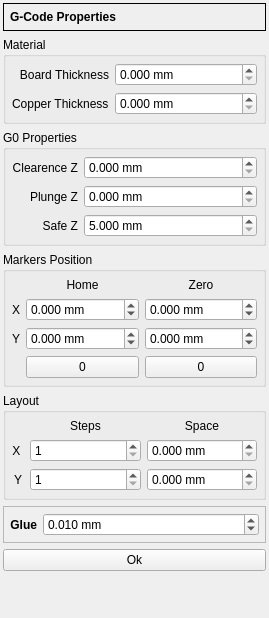
<?xml version="1.0" encoding="UTF-8"?>
<ui version="4.0">
 <class>GCodePropertiesForm</class>
 <widget class="QWidget" name="GCodePropertiesForm">
  <property name="geometry">
   <rect>
    <x>0</x>
    <y>0</y>
    <width>269</width>
    <height>618</height>
   </rect>
  </property>
  <property name="windowTitle">
   <string>Form</string>
  </property>
  <layout class="QVBoxLayout" name="verticalLayout">
   <property name="leftMargin">
    <number>3</number>
   </property>
   <property name="topMargin">
    <number>3</number>
   </property>
   <property name="rightMargin">
    <number>3</number>
   </property>
   <property name="bottomMargin">
    <number>3</number>
   </property>
   <item>
    <widget class="QFrame" name="frame">
     <property name="sizePolicy">
      <sizepolicy hsizetype="Preferred" vsizetype="Fixed">
       <horstretch>0</horstretch>
       <verstretch>0</verstretch>
      </sizepolicy>
     </property>
     <property name="frameShape">
      <enum>QFrame::Panel</enum>
     </property>
     <property name="frameShadow">
      <enum>QFrame::Plain</enum>
     </property>
     <property name="lineWidth">
      <number>1</number>
     </property>
     <property name="midLineWidth">
      <number>0</number>
     </property>
     <layout class="QVBoxLayout" name="verticalLayout_3">
      <property name="leftMargin">
       <number>6</number>
      </property>
      <property name="topMargin">
       <number>6</number>
      </property>
      <property name="rightMargin">
       <number>6</number>
      </property>
      <property name="bottomMargin">
       <number>6</number>
      </property>
      <item>
       <widget class="QLabel" name="label">
        <property name="font">
         <font>
          <bold>true</bold>
         </font>
        </property>
        <property name="text">
         <string>G-Code Properties</string>
        </property>
       </widget>
      </item>
     </layout>
    </widget>
   </item>
   <item>
    <widget class="QGroupBox" name="groupBox_4">
     <property name="title">
      <string>Material</string>
     </property>
     <layout class="QFormLayout" name="formLayout_2">
      <property name="labelAlignment">
       <set>Qt::AlignRight|Qt::AlignTrailing|Qt::AlignVCenter</set>
      </property>
      <property name="leftMargin">
       <number>6</number>
      </property>
      <property name="topMargin">
       <number>6</number>
      </property>
      <property name="rightMargin">
       <number>6</number>
      </property>
      <property name="bottomMargin">
       <number>6</number>
      </property>
      <item row="0" column="0">
       <widget class="QLabel" name="thicknessLabel">
        <property name="text">
         <string>Board Thickness</string>
        </property>
        <property name="alignment">
         <set>Qt::AlignRight|Qt::AlignTrailing|Qt::AlignVCenter</set>
        </property>
       </widget>
      </item>
      <item row="0" column="1">
       <widget class="DoubleSpinBox" name="dsbxThickness">
        <property name="suffix">
         <string> mm</string>
        </property>
        <property name="decimals">
         <number>3</number>
        </property>
        <property name="maximum">
         <double>100.000000000000000</double>
        </property>
        <property name="singleStep">
         <double>0.100000000000000</double>
        </property>
       </widget>
      </item>
      <item row="1" column="0">
       <widget class="QLabel" name="label_3">
        <property name="text">
         <string>Copper Thickness</string>
        </property>
       </widget>
      </item>
      <item row="1" column="1">
       <widget class="DoubleSpinBox" name="dsbxCopperThickness">
        <property name="suffix">
         <string> mm</string>
        </property>
        <property name="decimals">
         <number>3</number>
        </property>
        <property name="maximum">
         <double>1.000000000000000</double>
        </property>
        <property name="singleStep">
         <double>0.001000000000000</double>
        </property>
       </widget>
      </item>
     </layout>
    </widget>
   </item>
   <item>
    <widget class="QGroupBox" name="groupBox_3">
     <property name="title">
      <string>G0 Properties</string>
     </property>
     <layout class="QFormLayout" name="formLayout_4">
      <property name="labelAlignment">
       <set>Qt::AlignRight|Qt::AlignTrailing|Qt::AlignVCenter</set>
      </property>
      <property name="leftMargin">
       <number>6</number>
      </property>
      <property name="topMargin">
       <number>6</number>
      </property>
      <property name="rightMargin">
       <number>6</number>
      </property>
      <property name="bottomMargin">
       <number>6</number>
      </property>
      <item row="0" column="0">
       <widget class="QLabel" name="clearenceLabel">
        <property name="text">
         <string>Clearence Z</string>
        </property>
        <property name="alignment">
         <set>Qt::AlignRight|Qt::AlignTrailing|Qt::AlignVCenter</set>
        </property>
       </widget>
      </item>
      <item row="0" column="1">
       <widget class="DoubleSpinBox" name="dsbxClearence">
        <property name="suffix">
         <string> mm</string>
        </property>
        <property name="decimals">
         <number>3</number>
        </property>
        <property name="maximum">
         <double>100.000000000000000</double>
        </property>
       </widget>
      </item>
      <item row="1" column="0">
       <widget class="QLabel" name="plungeLabel">
        <property name="text">
         <string>Plunge Z</string>
        </property>
        <property name="alignment">
         <set>Qt::AlignRight|Qt::AlignTrailing|Qt::AlignVCenter</set>
        </property>
       </widget>
      </item>
      <item row="1" column="1">
       <widget class="DoubleSpinBox" name="dsbxPlunge">
        <property name="suffix">
         <string> mm</string>
        </property>
        <property name="decimals">
         <number>3</number>
        </property>
        <property name="maximum">
         <double>100.000000000000000</double>
        </property>
        <property name="singleStep">
         <double>0.100000000000000</double>
        </property>
       </widget>
      </item>
      <item row="2" column="0">
       <widget class="QLabel" name="label_6">
        <property name="font">
         <font>
          <bold>false</bold>
         </font>
        </property>
        <property name="text">
         <string>Safe Z</string>
        </property>
        <property name="alignment">
         <set>Qt::AlignRight|Qt::AlignTrailing|Qt::AlignVCenter</set>
        </property>
       </widget>
      </item>
      <item row="2" column="1">
       <widget class="DoubleSpinBox" name="dsbxSafeZ">
        <property name="suffix">
         <string> mm</string>
        </property>
        <property name="decimals">
         <number>3</number>
        </property>
        <property name="minimum">
         <double>5.000000000000000</double>
        </property>
        <property name="maximum">
         <double>1000.000000000000000</double>
        </property>
       </widget>
      </item>
     </layout>
    </widget>
   </item>
   <item>
    <widget class="QGroupBox" name="groupBox_2">
     <property name="title">
      <string>Markers Position</string>
     </property>
     <layout class="QGridLayout" name="gridLayout_2" columnstretch="0,1,1">
      <property name="leftMargin">
       <number>6</number>
      </property>
      <property name="topMargin">
       <number>6</number>
      </property>
      <property name="rightMargin">
       <number>6</number>
      </property>
      <property name="bottomMargin">
       <number>6</number>
      </property>
      <item row="0" column="1">
       <widget class="QLabel" name="label_8">
        <property name="text">
         <string>Home</string>
        </property>
        <property name="alignment">
         <set>Qt::AlignCenter</set>
        </property>
       </widget>
      </item>
      <item row="0" column="2">
       <widget class="QLabel" name="label_9">
        <property name="text">
         <string>Zero</string>
        </property>
        <property name="alignment">
         <set>Qt::AlignCenter</set>
        </property>
       </widget>
      </item>
      <item row="1" column="0">
       <widget class="QLabel" name="homeXLabel">
        <property name="text">
         <string>X</string>
        </property>
        <property name="alignment">
         <set>Qt::AlignCenter</set>
        </property>
       </widget>
      </item>
      <item row="1" column="1">
       <widget class="DoubleSpinBox" name="dsbxHomeX">
        <property name="suffix">
         <string> mm</string>
        </property>
        <property name="decimals">
         <number>3</number>
        </property>
        <property name="minimum">
         <double>-1000.000000000000000</double>
        </property>
        <property name="maximum">
         <double>1000.000000000000000</double>
        </property>
       </widget>
      </item>
      <item row="1" column="2">
       <widget class="DoubleSpinBox" name="dsbxZeroX">
        <property name="suffix">
         <string> mm</string>
        </property>
        <property name="decimals">
         <number>3</number>
        </property>
        <property name="minimum">
         <double>-1000.000000000000000</double>
        </property>
        <property name="maximum">
         <double>1000.000000000000000</double>
        </property>
       </widget>
      </item>
      <item row="2" column="0">
       <widget class="QLabel" name="homeYLabel">
        <property name="text">
         <string>Y</string>
        </property>
        <property name="alignment">
         <set>Qt::AlignCenter</set>
        </property>
       </widget>
      </item>
      <item row="2" column="1">
       <widget class="DoubleSpinBox" name="dsbxHomeY">
        <property name="suffix">
         <string> mm</string>
        </property>
        <property name="decimals">
         <number>3</number>
        </property>
        <property name="minimum">
         <double>-1000.000000000000000</double>
        </property>
        <property name="maximum">
         <double>1000.000000000000000</double>
        </property>
       </widget>
      </item>
      <item row="2" column="2">
       <widget class="DoubleSpinBox" name="dsbxZeroY">
        <property name="suffix">
         <string> mm</string>
        </property>
        <property name="decimals">
         <number>3</number>
        </property>
        <property name="minimum">
         <double>-1000.000000000000000</double>
        </property>
        <property name="maximum">
         <double>1000.000000000000000</double>
        </property>
       </widget>
      </item>
      <item row="3" column="1">
       <widget class="QPushButton" name="pbResetHome">
        <property name="text">
         <string>0</string>
        </property>
       </widget>
      </item>
      <item row="3" column="2">
       <widget class="QPushButton" name="pbResetZero">
        <property name="text">
         <string>0</string>
        </property>
       </widget>
      </item>
     </layout>
    </widget>
   </item>
   <item>
    <widget class="QGroupBox" name="groupBox_5">
     <property name="enabled">
      <bool>true</bool>
     </property>
     <property name="title">
      <string>Layout</string>
     </property>
     <layout class="QGridLayout" name="gridLayout" columnstretch="0,1,1">
      <property name="leftMargin">
       <number>6</number>
      </property>
      <property name="topMargin">
       <number>6</number>
      </property>
      <property name="rightMargin">
       <number>6</number>
      </property>
      <property name="bottomMargin">
       <number>6</number>
      </property>
      <item row="0" column="1">
       <widget class="QLabel" name="label_5">
        <property name="text">
         <string>Steps</string>
        </property>
        <property name="alignment">
         <set>Qt::AlignCenter</set>
        </property>
       </widget>
      </item>
      <item row="0" column="2">
       <widget class="QLabel" name="label_7">
        <property name="text">
         <string>Space</string>
        </property>
        <property name="alignment">
         <set>Qt::AlignCenter</set>
        </property>
       </widget>
      </item>
      <item row="1" column="0">
       <widget class="QLabel" name="label_2">
        <property name="text">
         <string>X </string>
        </property>
        <property name="alignment">
         <set>Qt::AlignCenter</set>
        </property>
       </widget>
      </item>
      <item row="1" column="1">
       <widget class="QSpinBox" name="sbxStepsX">
        <property name="minimum">
         <number>1</number>
        </property>
        <property name="maximum">
         <number>100</number>
        </property>
       </widget>
      </item>
      <item row="1" column="2">
       <widget class="DoubleSpinBox" name="dsbxSpaceX">
        <property name="suffix">
         <string> mm</string>
        </property>
        <property name="decimals">
         <number>3</number>
        </property>
        <property name="minimum">
         <double>0.000000000000000</double>
        </property>
        <property name="maximum">
         <double>100.000000000000000</double>
        </property>
        <property name="stepType">
         <enum>QAbstractSpinBox::DefaultStepType</enum>
        </property>
       </widget>
      </item>
      <item row="2" column="0">
       <widget class="QLabel" name="label_4">
        <property name="text">
         <string>Y</string>
        </property>
        <property name="alignment">
         <set>Qt::AlignCenter</set>
        </property>
       </widget>
      </item>
      <item row="2" column="1">
       <widget class="QSpinBox" name="sbxStepsY">
        <property name="minimum">
         <number>1</number>
        </property>
        <property name="maximum">
         <number>100</number>
        </property>
       </widget>
      </item>
      <item row="2" column="2">
       <widget class="DoubleSpinBox" name="dsbxSpaceY">
        <property name="suffix">
         <string> mm</string>
        </property>
        <property name="decimals">
         <number>3</number>
        </property>
        <property name="minimum">
         <double>0.000000000000000</double>
        </property>
        <property name="maximum">
         <double>100.000000000000000</double>
        </property>
        <property name="stepType">
         <enum>QAbstractSpinBox::DefaultStepType</enum>
        </property>
       </widget>
      </item>
     </layout>
    </widget>
   </item>
   <item>
    <widget class="QFrame" name="frame_2">
     <property name="toolTip">
      <string>for Aperture paths</string>
     </property>
     <property name="frameShape">
      <enum>QFrame::StyledPanel</enum>
     </property>
     <property name="frameShadow">
      <enum>QFrame::Raised</enum>
     </property>
     <layout class="QHBoxLayout" name="horizontalLayout_2">
      <property name="leftMargin">
       <number>6</number>
      </property>
      <property name="topMargin">
       <number>6</number>
      </property>
      <property name="rightMargin">
       <number>6</number>
      </property>
      <property name="bottomMargin">
       <number>6</number>
      </property>
      <item>
       <widget class="QLabel" name="glueLabel">
        <property name="font">
         <font>
          <bold>true</bold>
         </font>
        </property>
        <property name="text">
         <string>Glue</string>
        </property>
        <property name="alignment">
         <set>Qt::AlignRight|Qt::AlignTrailing|Qt::AlignVCenter</set>
        </property>
       </widget>
      </item>
      <item>
       <widget class="DoubleSpinBox" name="dsbxGlue">
        <property name="sizePolicy">
         <sizepolicy hsizetype="MinimumExpanding" vsizetype="Fixed">
          <horstretch>0</horstretch>
          <verstretch>0</verstretch>
         </sizepolicy>
        </property>
        <property name="suffix">
         <string> mm</string>
        </property>
        <property name="decimals">
         <number>3</number>
        </property>
        <property name="maximum">
         <double>1.000000000000000</double>
        </property>
        <property name="singleStep">
         <double>0.005000000000000</double>
        </property>
        <property name="stepType">
         <enum>QAbstractSpinBox::DefaultStepType</enum>
        </property>
        <property name="value">
         <double>0.010000000000000</double>
        </property>
       </widget>
      </item>
     </layout>
    </widget>
   </item>
   <item>
    <widget class="QPushButton" name="pbOk">
     <property name="text">
      <string>Ok</string>
     </property>
    </widget>
   </item>
   <item>
    <spacer name="verticalSpacer">
     <property name="orientation">
      <enum>Qt::Vertical</enum>
     </property>
     <property name="sizeHint" stdset="0">
      <size>
       <width>20</width>
       <height>40</height>
      </size>
     </property>
    </spacer>
   </item>
  </layout>
 </widget>
 <customwidgets>
  <customwidget>
   <class>DoubleSpinBox</class>
   <extends>QDoubleSpinBox</extends>
   <header location="global">doublespinbox.h</header>
  </customwidget>
 </customwidgets>
 <resources/>
 <connections/>
</ui>
